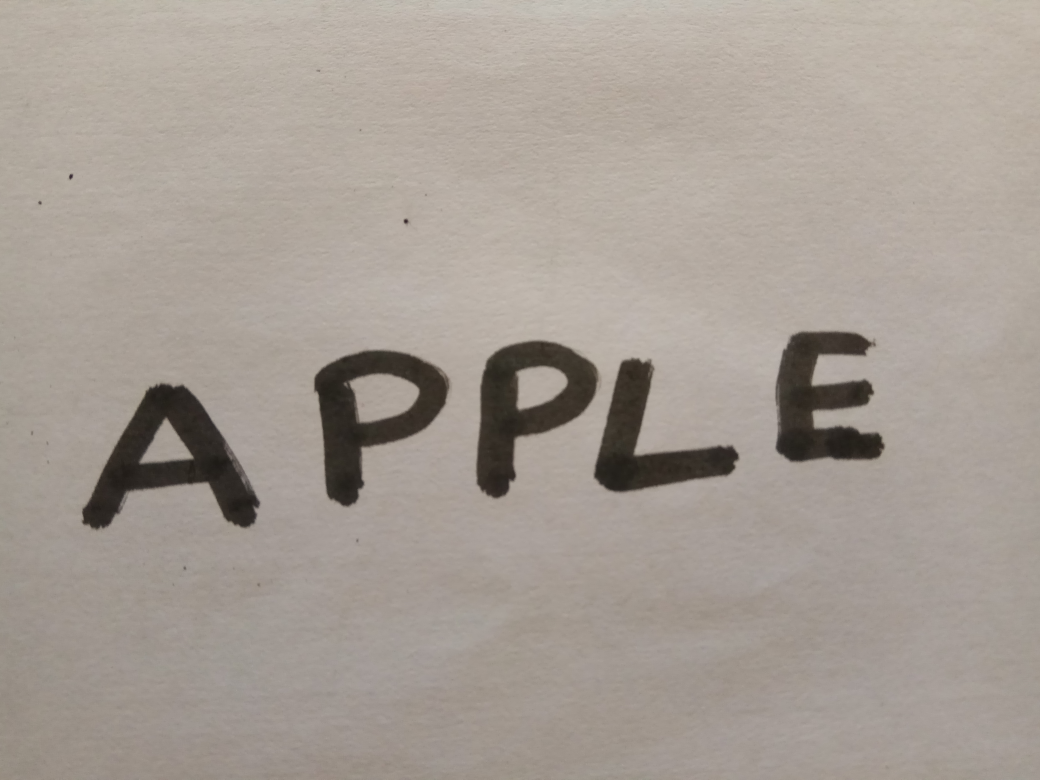
#> input picture apple.jpg, 4160 x 3120 px (shown at 1/4 size)
$ python try2.py   (older library calls are emulated)
#> lines starting #> are read from the running program, lines starting #| are printed output that depends on the picture; after the words box and inside, x2 and y2 are one past the last pixel; in counts of white or black regions, pixels touching at a corner belong together
import cv2
img = cv2.imread('apple.jpg')
#> img is the input picture: shape (3120, 4160, 3); mean B, G, R 148.6, 156.7, 165.5
img = cv2.resize(img, (960, 540))  # Resize image
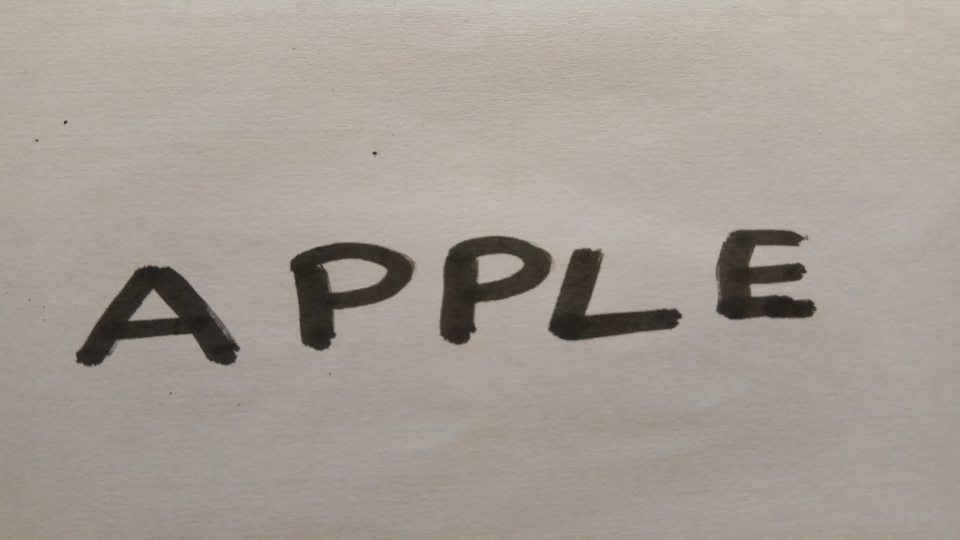
#> img: shape (540, 960, 3); mean B, G, R 148.5, 156.6, 165.5
gray = cv2.cvtColor(img, cv2.COLOR_BGR2GRAY)
gray = cv2.GaussianBlur(gray, (9, 9), 0)

_, image = cv2.threshold(gray, 0, 255, cv2.THRESH_BINARY_INV | cv2.THRESH_OTSU)
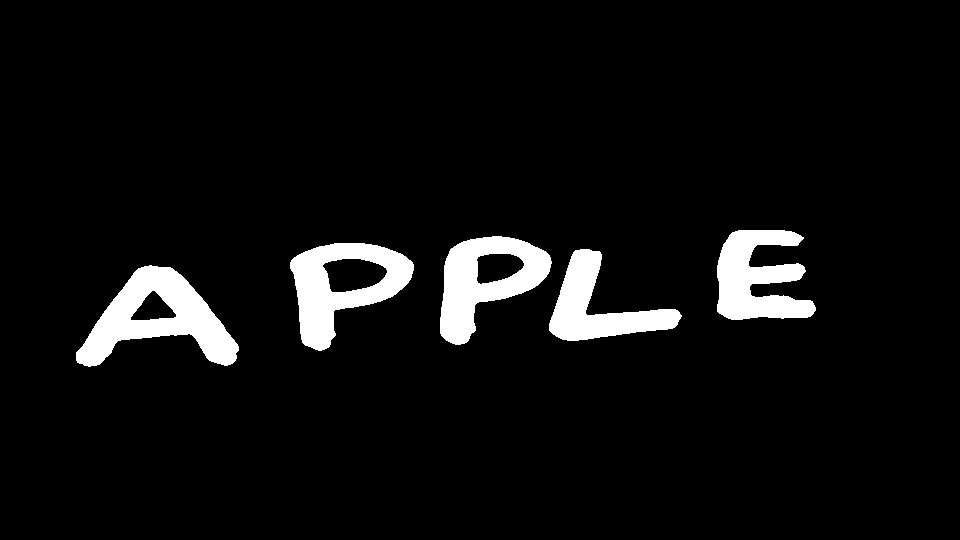
#> image: shape (540, 960); 5.9% white; 5 white regions
_, contours, hierarchy = cv2.findContours(image, cv2.RETR_EXTERNAL, cv2.CHAIN_APPROX_NONE)
#> contours = 5 contours; box (x1, y1, x2, y2) and area: (76, 265, 239, 367) 8072, (290, 243, 414, 351) 7695, (440, 236, 552, 345) 6922, (717, 230, 816, 320) 5398, (549, 249, 682, 341) 4758

# edged = cv2.Canny(gray, 50, 50)
# _, contours, _ = cv2.findContours(edged, cv2.RETR_EXTERNAL, cv2.CHAIN_APPROX_NONE)
# cv2.drawContours(img, contours, -1, (0, 255, 0), 1)
cv2.imshow("contours", image)  # Show image
cv2.waitKey(0)
cv2.imshow("contours", gray)
cv2.waitKey(0)

# cv2.imshow("contours", img)  # Show image
our_contours = []
#
for contour in contours:
    [x, y, w, h] = cv2.boundingRect(contour)
    our_contours.append([x, y, w, h])
#> this loop made 5 passes
#> (x, y, w, h) on passes 1 to 5: (76, 265, 163, 102), (549, 249, 133, 92), (290, 243, 124, 108), (440, 236, 112, 109), (717, 230, 99, 90)
#> after the loop, our_contours = [[76, 265, 163, 102], [549, 249, 133, 92], [290, 243, 124, 108], [440, 236, 112, 109], [717, 230, 99, 90]]
    # print(our_contours)
our_contours.sort(key=lambda x: x[0])

index = 1
#
for contour in our_contours:
    [x, y, w, h] = contour
    area = w * h

    if area < 1500:
        continue
    # print(area)
    # print(contour)
    # ik = cv2.rectangle(img, (x, y), (x + w, y + h), (0, 255, 0), 2)
    cropped = img[y:y + h, x: x + w]
    cropped = cv2.resize(cropped, (32, 32), interpolation=cv2.INTER_LINEAR)
#
    row, col = cropped.shape[:2]
    bottom = cropped[row - 2:row, 0:col]
    bordersize = 2
    border = cv2.copyMakeBorder(cropped, top=bordersize, bottom=bordersize, left=bordersize, right=bordersize,
                                borderType=cv2.BORDER_CONSTANT, value=[0, 0, 0])

    cv2.imwrite(str(index) + ".png",border)
    index = index+1
    cv2.waitKey(0)
#> this loop made 5 passes
#> (x, y, w, h, area) on passes 1 to 5: (76, 265, 163, 102, 16626), (290, 243, 124, 108, 13392), (440, 236, 112, 109, 12208), (549, 249, 133, 92, 12236), (717, 230, 99, 90, 8910)
#> pass 1, `cropped = img[y:y + h, x: x + w]`:
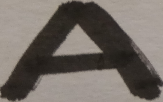
#> cropped: shape (102, 163, 3); mean B, G, R 99.2, 105.4, 112.7
#> pass 1, `cropped = cv2.resize(cropped, (32, 32), interpolation=cv2.INTER_LINEAR)`:
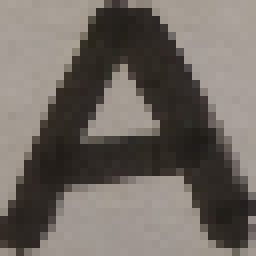
#> cropped: shape (32, 32, 3) (shown 8 times larger); mean B, G, R 99, 105.2, 112.5
#> pass 1, `border = cv2.copyMakeBorder(cropped, top=bordersize, bottom=bordersize..`:
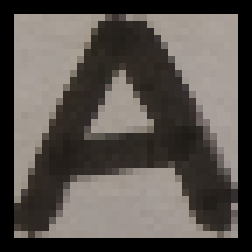
#> border: shape (36, 36, 3) (shown 7 times larger); mean B, G, R 78.2, 83.2, 88.9
#> pass 2, `cropped = img[y:y + h, x: x + w]`:
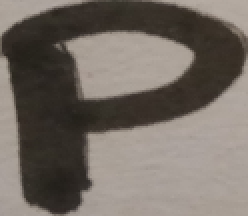
#> cropped: shape (108, 124, 3) (shown 2 times larger); mean B, G, R 99.8, 107.3, 115.4
#> after the loop:
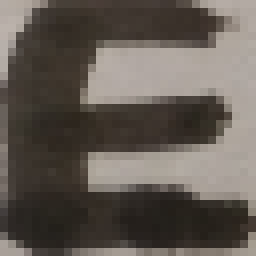
#> cropped: shape (32, 32, 3) (shown 8 times larger); mean B, G, R 83.6, 90.8, 98.3
#> after the loop, index = 6
